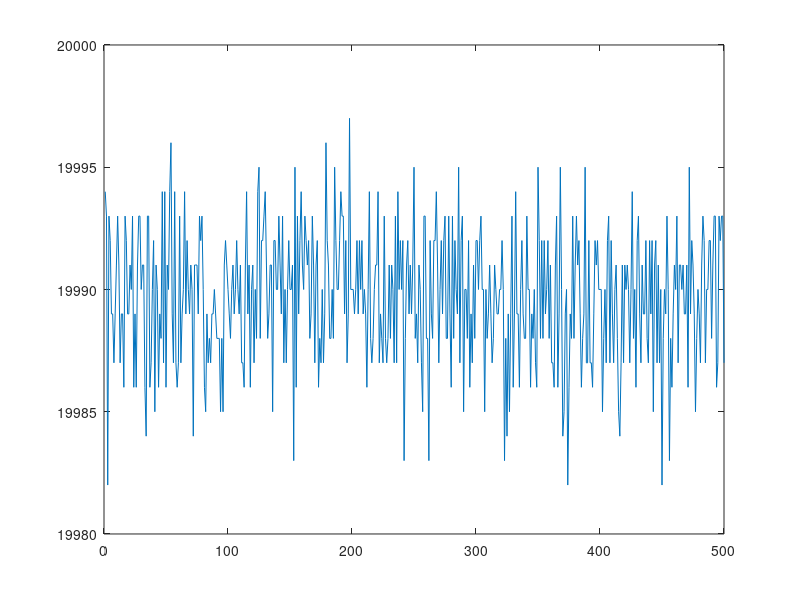

Source code (MATLAB):
function [media] = minmax2()

    numVet = 500;

    cont(numVet) = 0;

    for i=1:numVet
        
        vetor = randi(10000, 1, 10000);
        
        maior = vetor(1);
        menor = maior;
                
        for j=2:length(vetor)
            
            cont(i) = cont(i) + 2;
            
            if(vetor(j) > maior)
                maior = vetor(j);
                cont(i) = cont(i) - 1;
            elseif(vetor(j) < menor)
                menor = vetor(j);
            end
            
        end
                
    end
    
    plot((1:numVet), cont);
    media = sum(cont)/numVet;

end
